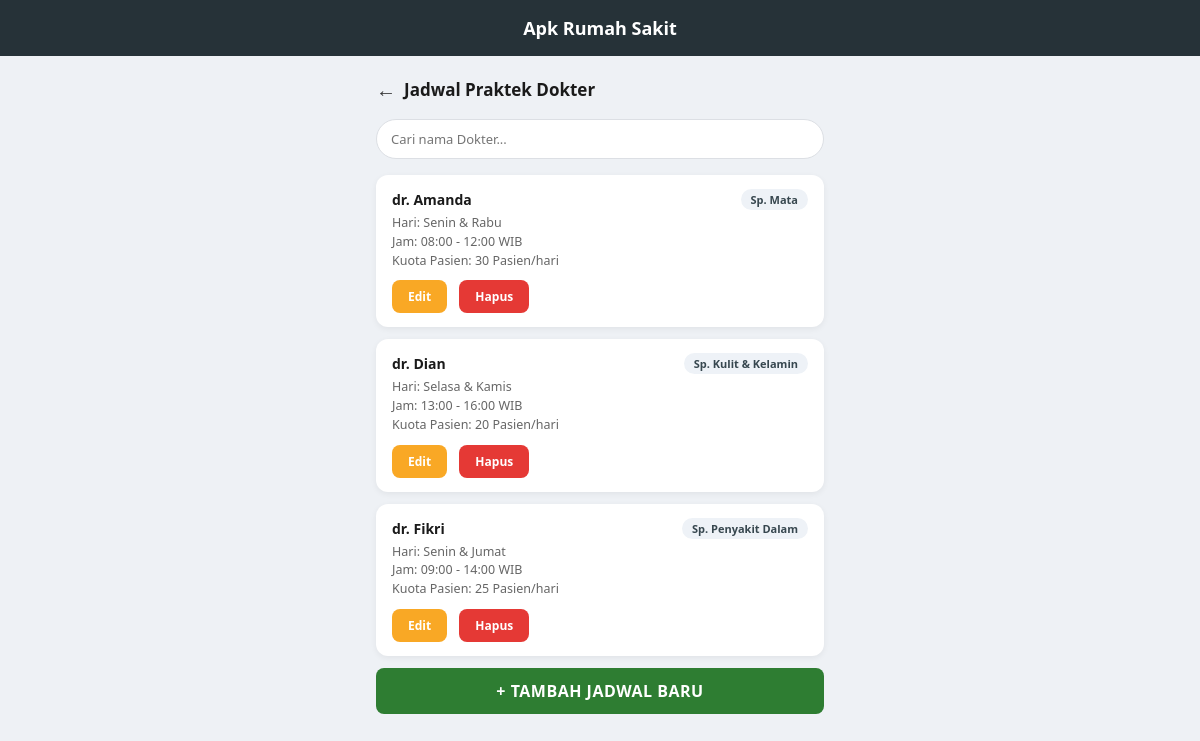
Page /jadwal_dokter.php (signed in) on the committed database.
### tables this page shows
CREATE TABLE IF NOT EXISTS tb_jadwal (
    id INT AUTO_INCREMENT PRIMARY KEY,
    dokter_id INT NOT NULL,
    hari_praktik VARCHAR(100) NOT NULL,       
    jam_mulai TIME NOT NULL,
    jam_selesai TIME NOT NULL,
    kuota_pasien INT DEFAULT 20,
    created_at TIMESTAMP DEFAULT CURRENT_TIMESTAMP,
    FOREIGN KEY (dokter_id) REFERENCES tb_dokter(id) ON DELETE CASCADE
);

CREATE TABLE IF NOT EXISTS tb_dokter (
    id INT AUTO_INCREMENT PRIMARY KEY,
    nama_dokter VARCHAR(100) NOT NULL,
    spesialisasi VARCHAR(100),
    email VARCHAR(100),
    no_telp VARCHAR(20),
    alamat VARCHAR(255),
    created_at TIMESTAMP DEFAULT CURRENT_TIMESTAMP
);

### jadwal_dokter.php (the view, shortened to what this page needs)
<?php
require_once "koneksi.php";
$keyword = isset($_GET['cari']) ? mysqli_real_escape_string($koneksi, $_GET['cari']) : '';
$sql = "SELECT j.*, d.nama_dokter, d.spesialisasi
        FROM tb_jadwal j
        JOIN tb_dokter d ON j.dokter_id = d.id";
$sql .= " ORDER BY j.id ASC";
$query = mysqli_query($koneksi, $sql);
?>
<!DOCTYPE html>
<html lang="id">
<head>
    <link rel="stylesheet" href="assets/style.css">
</head>
<body>
    <div class="topbar">Apk Rumah Sakit</div>
    <div class="main-container">
        <div class="page-header">
            <a href="dashboard.php" class="back-link">&larr;</a>
            <h2>Jadwal Praktek Dokter</h2>
        </div>
        <form method="GET" action="">
            <input type="text" name="cari" class="search-box" placeholder="Cari nama Dokter..."
                   value="<?= htmlspecialchars($keyword) ?>" onchange="this.form.submit()">
        </form>
        <?php while ($row = mysqli_fetch_assoc($query)): ?>
            <div class="dokter-card">
                <div class="top-row">
                    <h4><?= htmlspecialchars($row['nama_dokter']) ?></h4>
                    <span class="badge-spesialis">Sp. <?= htmlspecialchars($row['spesialisasi']) ?></span>
                </div>
                <p>
                    Hari: <?= htmlspecialchars(str_replace(',', ' & ', $row['hari_praktik'])) ?><br>
                    Jam: <?= substr($row['jam_mulai'],0,5) ?> - <?= substr($row['jam_selesai'],0,5) ?> WIB<br>
                    Kuota Pasien: <?= $row['kuota_pasien'] ?> Pasien/hari
                </p>
                <a href="edit_jadwal.php?id=<?= $row['id'] ?>" class="btn-edit-full">Edit</a>
                <a href="hapus_jadwal.php?id=<?= $row['id'] ?>" class="btn-hapus-full"
                   onclick="return confirm('Yakin ingin menghapus jadwal ini?');">Hapus</a>
            </div>
        <?php endwhile; ?>
        <a href="tambah_jadwal.php" class="btn-simpan" style="display:block; text-align:center; text-decoration:none;">+ TAMBAH JADWAL BARU</a>
    </div>
</body>
</html>

### assets/style.css (style rules this page uses)
* { margin: 0; padding: 0; box-sizing: border-box; font-family: 'Segoe UI', Arial, sans-serif; }
body { background: #eef1f5; min-height: 100vh; }
.topbar { background: #263238; color: #fff; padding: 16px 20px; text-align: center; font-size: 18px; font-weight: 600; position: relative; }
.main-container { max-width: 480px; margin: 0 auto; padding: 20px 16px 60px 16px; }
.page-header { display: flex; align-items: center; justify-content: space-between; margin-bottom: 16px; }
.page-header .back-link { color: #333; text-decoration: none; font-size: 20px; margin-right: 8px; }
.page-header h2 { font-size: 17px; flex-grow: 1; color: #1a1a1a; }
.search-box { width: 100%; padding: 10px 14px; border-radius: 20px; border: 1px solid #dcdfe4; margin-bottom: 16px; font-size: 13px; outline: none; }
.btn-simpan { width: 100%; background: #2e7d32; color: #fff; border: none; padding: 12px; border-radius: 8px; font-weight: 700; letter-spacing: 0.5px; cursor: pointer; margin-top: 10px; }
.dokter-card { background: #fff; border-radius: 12px; padding: 14px 16px; margin-bottom: 12px; box-shadow: 0 2px 6px rgba(0,0,0,0.06); }
.dokter-card .top-row { display: flex; justify-content: space-between; align-items: center; margin-bottom: 4px; }
.dokter-card h4 { font-size: 14px; color: #1a1a1a; }
.badge-spesialis { font-size: 11px; padding: 3px 10px; border-radius: 20px; font-weight: 600; background: #eef2f7; color: #37474f; }
.dokter-card p { font-size: 12.5px; color: #666; line-height: 1.5; margin-bottom: 10px; }
.btn-hapus-full { background: #e53935; color: #fff; border: none; padding: 8px 16px; border-radius: 8px; font-size: 12px; font-weight: 600; cursor: pointer; text-decoration: none; display: inline-block; }
.btn-edit-full { background: #f9a825; color: #fff; border: none; padding: 8px 16px; border-radius: 8px; font-size: 12px; font-weight: 600; cursor: pointer; text-decoration: none; display: inline-block; margin-right: 8px; }

### rows in the picture
tb_jadwal: dokter.nama_dokter "dr. Amanda", dokter.spesialisasi "Mata", hari_praktik "Senin & Rabu", jam_mulai "08:00", jam_selesai "12:00", kuota_pasien "30"
tb_jadwal: dokter.nama_dokter "dr. Dian", dokter.spesialisasi "Kulit & Kelamin", hari_praktik "Selasa & Kamis", jam_mulai "13:00", jam_selesai "16:00", kuota_pasien "20"
tb_jadwal: dokter.nama_dokter "dr. Fikri", dokter.spesialisasi "Penyakit Dalam", hari_praktik "Senin & Jumat", jam_mulai "09:00", jam_selesai "14:00", kuota_pasien "25"
